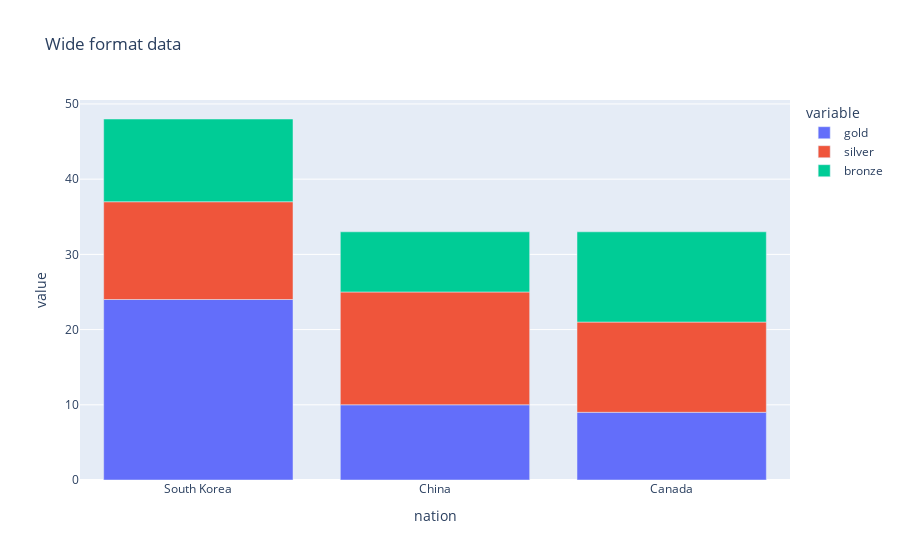

The cell this chart's notebook holds for it:
### Code cell
px.bar(wide_data, x="nation", y=["gold", "silver", "bronze"], 
       title="Wide format data"
       )

### Figure 1 — Plotly figure (JSON) as saved in the notebook; plotly's stock layout.template omitted (floating-point values rounded to 4 significant figures)
{"data": [{"alignmentgroup": "True", "hovertemplate": "variable=gold<br>nation=%{x}<br>value=%{y}<extra></extra>", "legendgroup": "gold", "marker": {"color": "#636efa", "pattern": {"shape": ""}}, "name": "gold", "offsetgroup": "gold", "orientation": "v", "showlegend": true, "textposition": "auto", "type": "bar", "x": ["South Korea", "China", "Canada"], "xaxis": "x", "y": [24, 10, 9], "yaxis": "y"}, {"alignmentgroup": "True", "hovertemplate": "variable=silver<br>nation=%{x}<br>value=%{y}<extra></extra>", "legendgroup": "silver", "marker": {"color": "#EF553B", "pattern": {"shape": ""}}, "name": "silver", "offsetgroup": "silver", "orientation": "v", "showlegend": true, "textposition": "auto", "type": "bar", "x": ["South Korea", "China", "Canada"], "xaxis": "x", "y": [13, 15, 12], "yaxis": "y"}, {"alignmentgroup": "True", "hovertemplate": "variable=bronze<br>nation=%{x}<br>value=%{y}<extra></extra>", "legendgroup": "bronze", "marker": {"color": "#00cc96", "pattern": {"shape": ""}}, "name": "bronze", "offsetgroup": "bronze", "orientation": "v", "showlegend": true, "textposition": "auto", "type": "bar", "x": ["South Korea", "China", "Canada"], "xaxis": "x", "y": [11, 8, 12], "yaxis": "y"}], "layout": {"barmode": "relative", "legend": {"title": {"text": "variable"}, "tracegroupgap": 0}, "title": {"text": "Wide format data"}, "xaxis": {"anchor": "y", "domain": [0, 1], "title": {"text": "nation"}}, "yaxis": {"anchor": "x", "domain": [0, 1], "title": {"text": "value"}}}}
